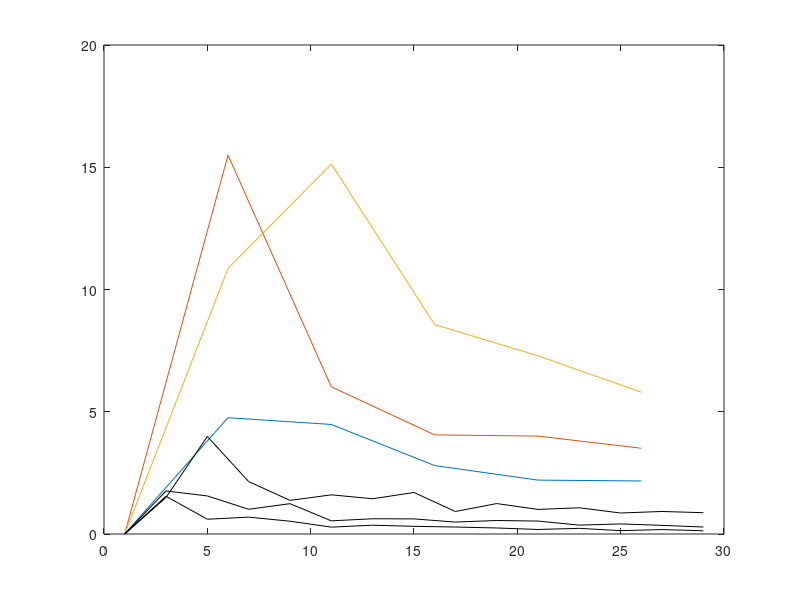

The MATLAB source for this figure:
clc;clear all;close all

M=1:5:30;
BEL=[.1,.2,.5];

% load BELR
   for kk=1:3
for jj=1:length(M)
 
    BELR=(kk).*rand(1,M(jj))./M(jj);
    
Ei=BELR;
Exlegacy=sum(1./(1-Ei));
ExD=M(jj)./(1-min(Ei));


G(jj,kk)=(Exlegacy-ExD)./Exlegacy;
    end
    BE(jj)=mean(BELR);
    Exl(jj)=Exlegacy;
end
figure
plot(M,G.*100)

hold on

M=1:2:30;
BEL=[.1,.2,.5];

% load BELR
   for kk=1:3
for jj=1:length(M)
 
    BELR=BEL(kk).*rand(1,M(jj))./M(jj);
    
Ei=BELR;
Exlegacy=sum(1./(1-Ei));
ExD=M(jj)./(1-min(Ei));


G(jj,kk)=(Exlegacy-ExD)./Exlegacy;
    end
    BE(jj)=mean(BELR);
    Exl(jj)=Exlegacy;
end

plot(M,G.*100,'k')
